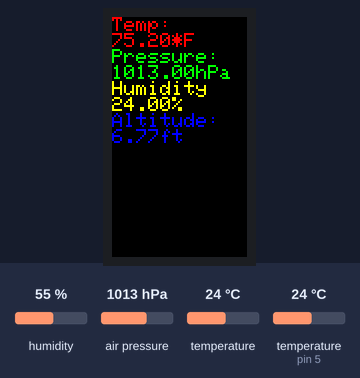
Bench run of a sketch on a simulated Arduino Uno, built with avr-gcc and run on an emulated ATmega328P. On the bench: 135×240 colour display. The inputs (shaded band) are chosen by the test bench; at power-on: air pressure 1013 hPa, temperature (sensor on pin 5) 24 °C, temperature 24 °C, humidity 55 %. What the sketch prints to the serial monitor is not drawn.

Above: at 1.9 s.
2.0 s: air pressure set to 952 hPa
At 6.9 s:
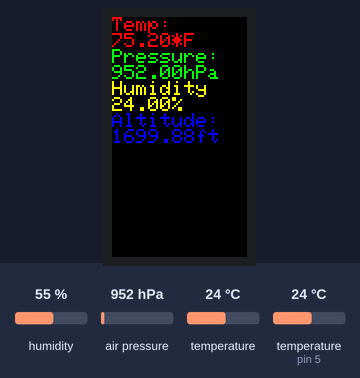
12.7 s: temperature (sensor on pin 5) set to 12 °C
At 17.3 s:
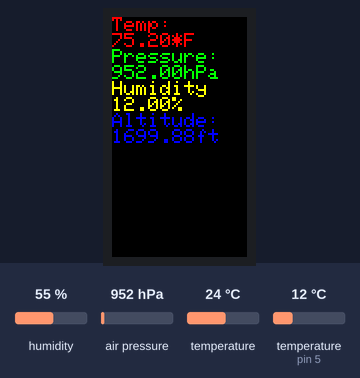
22.9 s: temperature (sensor 0) set to 12 °C
At 27.8 s:
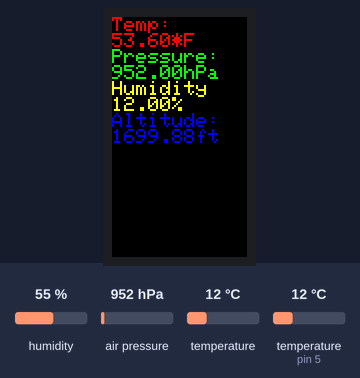
33.2 s: temperature (sensor on pin 5) set to 19 °C
43.6 s: air pressure set to 975 hPa
At 48.7 s:
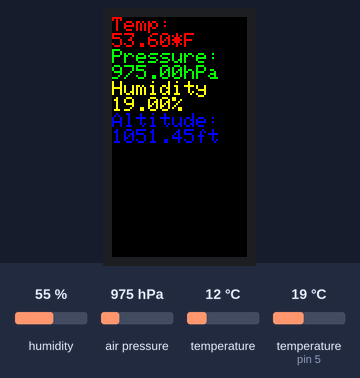
53.9 s: temperature (sensor on pin 5) set to 28 °C
At 59.1 s:
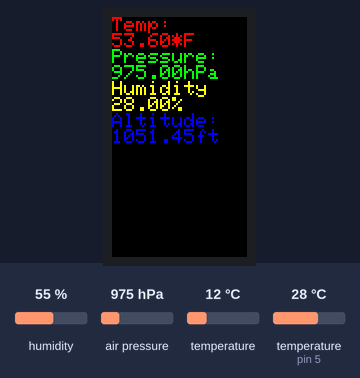
Timing chart, 0 to 60.6 s (numbered marks = the images above; inputs shaded):
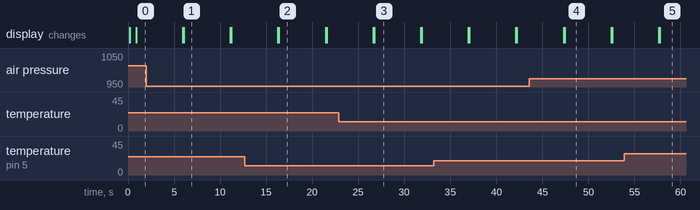

The sketch:

main.ino
```cpp
#include <Adafruit_GFX.h>    // Core graphics library
#include <Adafruit_ST7735.h> // Hardware-specific library for ST7735
#include <Adafruit_ST7789.h> // Hardware-specific library for ST7789
#include <SPI.h>
#include <Wire.h>
#include <Adafruit_BMP280.h>
#include <dht.h>
dht DHT;
Adafruit_BMP280 bmp; // I2C

#define TFT_DC   8
#define TFT_RST  9
#define TFT_CS   10
#define TFT_MOSI 11
#define TFT_SCLK 13
#define METER_TO_FEET 3.25084f
#define DHT11_PIN     5

Adafruit_ST7789 tft = Adafruit_ST7789(TFT_CS, TFT_DC, TFT_MOSI, TFT_SCLK, TFT_RST);
float p = 3.1415926;

static void dht_init(void)
{
  int chk = DHT.read11(DHT11_PIN);
  switch (chk)
  {
    case DHTLIB_OK:
    Serial.print("OK,\t");
    break;
    case DHTLIB_ERROR_CHECKSUM:
    Serial.print("Checksum error,\t");
    break;
    case DHTLIB_ERROR_TIMEOUT:
    Serial.print("Time out error,\t");
    break;
    case DHTLIB_ERROR_CONNECT:
        Serial.print("Connect error,\t");
        break;
    case DHTLIB_ERROR_ACK_L:
        Serial.print("Ack Low error,\t");
        break;
    case DHTLIB_ERROR_ACK_H:
        Serial.print("Ack High error,\t");
        break;
    default:
    Serial.print("Unknown error,\t");
    break;
  }

}

void setup(void) {
  Serial.begin(9600);
  Serial.print(F("Hello! ST77xx TFT Test\n"));
  unsigned status;
  status = bmp.begin();

  delay(10);
  tft.init(135, 240);
  dht_init();

   /* Default settings from datasheet. */
  bmp.setSampling(Adafruit_BMP280::MODE_NORMAL,     /* Operating Mode. */
                  Adafruit_BMP280::SAMPLING_X2,     /* Temp. oversampling */
                  Adafruit_BMP280::SAMPLING_X16,    /* Pressure oversampling */
                  Adafruit_BMP280::FILTER_X16,      /* Filtering. */
                  Adafruit_BMP280::STANDBY_MS_500); /* Standby time. */

  Serial.println(F("Initialized\n"));

   // large block of text
  tft.fillScreen(ST77XX_BLACK);
  delay(500);

}

void loop()
{
  float temp_c = bmp.readTemperature();
  float temp_f = (temp_c * 9.0 / 5.0) + 32.0;
  float pressure_Pa = bmp.readPressure();
  float pressure_hPa = pressure_Pa / 100.0;
  float altitude_m = bmp.readAltitude(1013.25);
  float altitude_f = (altitude_m * METER_TO_FEET);
  float humidity = DHT.read11(DHT11_PIN);

tft.fillScreen(ST77XX_BLACK);
delay(100);
tft.setCursor(0, 0);
tft.setTextColor(ST77XX_RED);
tft.setTextSize(2);
tft.println("Temp:");
tft.print(temp_f);
tft.println("*F");
tft.setTextColor(ST77XX_GREEN);
tft.setTextSize(2);
tft.println("Pressure:");
tft.print(pressure_hPa);
tft.println("hPa");
tft.setTextColor(ST77XX_YELLOW);
tft.setTextSize(2);
tft.println("Humidity");
tft.print(DHT.temperature);
tft.println("%");
tft.setTextColor(ST77XX_BLUE);
tft.setTextSize(2);
tft.println("Altitude:");
tft.print(altitude_f);
tft.println("ft");
delay(5000);
}
```

Measured:
- after the input at 2.0 s, the display: first differs from a run without the input after 4.1 s (image 1)
- after the input at 12.7 s, the display: first differs from a run without the input after 3.7 s (image 2)
- after the input at 22.9 s, the display: first differs from a run without the input after 3.8 s (image 3)
- after the input at 43.6 s, the display: first differs from a run without the input after 3.8 s (image 4)
- after the input at 53.9 s, the display: first differs from a run without the input after 3.8 s (image 5)
- what the display in image 1 shows lasts 5.0 s, from 6.1 s to 11.1 s
